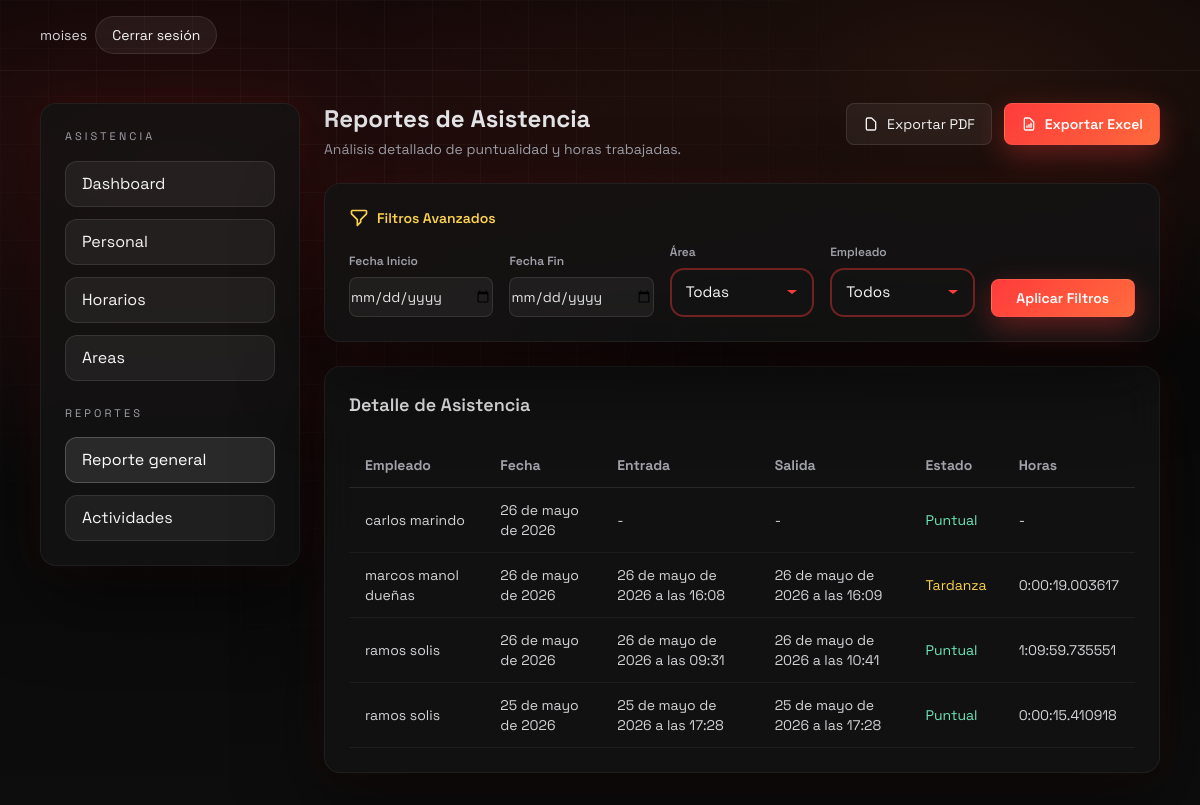
The app's page /asistencias/reporte/ (signed in), older data.
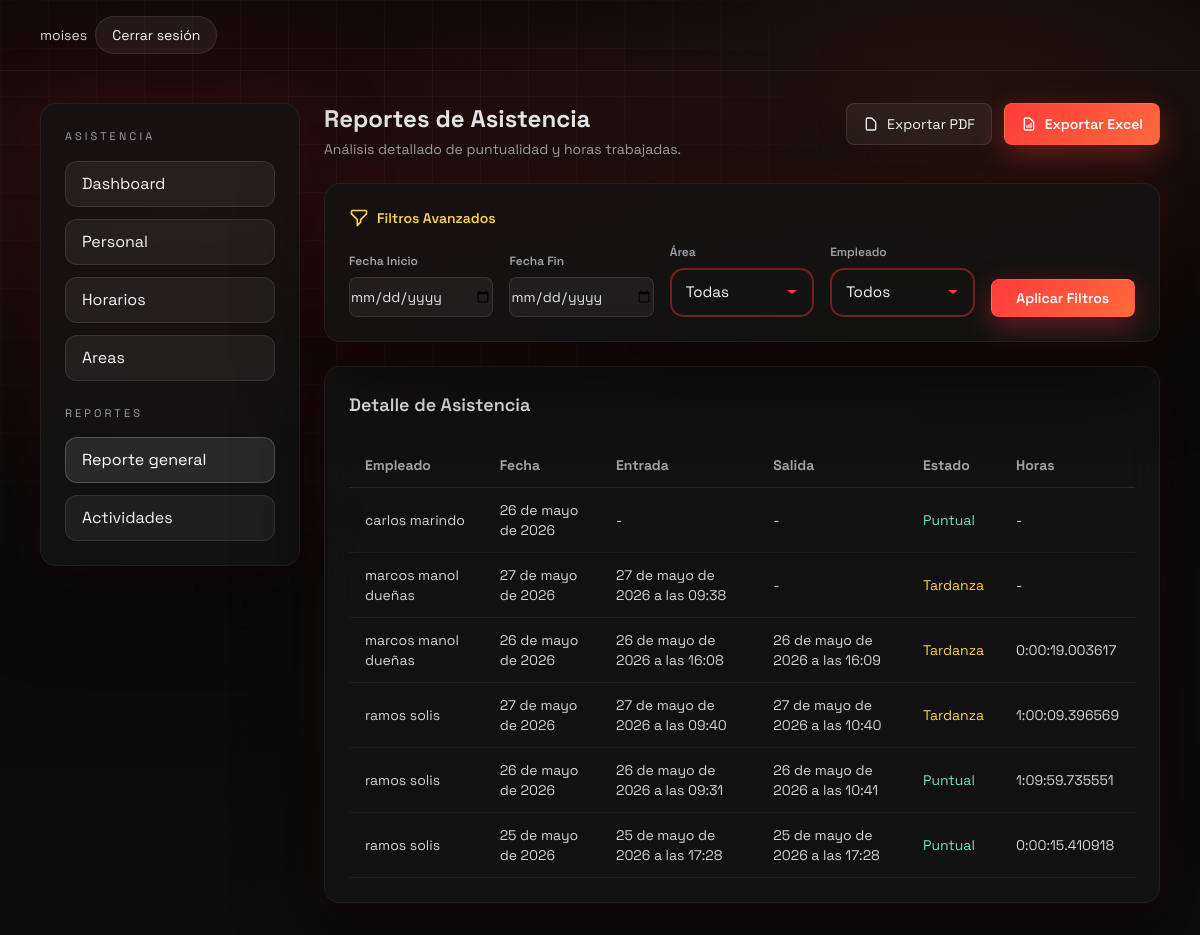
The same page, newer data.
### asistencia/models.py (models this page shows, shortened)
class CustomUser(AbstractUser):
    ROL_ADMIN = "admin"
    ROL_RRHH = "rrhh"
    ROL_SUPERVISOR = "supervisor"
    ROL_EMPLEADO = "empleado"
    ROL_PPHH = "pphh"
    ROLES = (
        (ROL_ADMIN, "Administrador"),
        (ROL_RRHH, "RRHH"),
        (ROL_SUPERVISOR, "Supervisor"),
        (ROL_EMPLEADO, "Empleado"),
        (ROL_PPHH, "Practicante (PP.HH.)"),
    )
    rol = models.CharField(max_length=20, choices=ROLES, default=ROL_EMPLEADO)
    dni = models.CharField(max_length=11, unique=True, verbose_name="DNI/CE")
    supervisor = models.ForeignKey(
        'self',
        on_delete=models.SET_NULL,
        null=True,
        blank=True,
        related_name='subordinados'
    )
    horario = models.ForeignKey(
        Horario,
        on_delete=models.SET_NULL,
        null=True,
        blank=True,
        related_name='empleados'
    )
    area = models.ForeignKey(
        Area,
        on_delete=models.SET_NULL,
        null=True,
        blank=True,
        related_name='empleados',
        verbose_name="Área de Práctica"
    )
    permite_remoto = models.BooleanField(default=False)
    codigo_qr = models.CharField(
        max_length=50,
        unique=True,
        editable=False,
        null=True,
        blank=True,
        help_text="Código QR único del empleado para validar asistencia"
    )

class RegistroAsistencia(models.Model):
    ESTADO_A_TIEMPO = "a_tiempo"
    ESTADO_TARDANZA = "tardanza"
    ESTADO_FALTA = "falta"
    ESTADO_PERMISO = "permiso"
    ESTADO_RECUPERACION = "recuperacion"
    ESTADOS = (
        (ESTADO_A_TIEMPO, "A tiempo"),
        (ESTADO_TARDANZA, "Tardanza"),
        (ESTADO_FALTA, "Falta"),
        (ESTADO_PERMISO, "Permiso"),
        (ESTADO_RECUPERACION, "Recuperación"),
    )
    empleado = models.ForeignKey(CustomUser, on_delete=models.CASCADE, related_name="registros")
    fecha = models.DateField()
    hora_entrada = models.DateTimeField(null=True, blank=True)
    hora_salida = models.DateTimeField(null=True, blank=True)
    inicio_almuerzo = models.DateTimeField(null=True, blank=True)
    fin_almuerzo = models.DateTimeField(null=True, blank=True)
    estado = models.CharField(max_length=20, choices=ESTADOS, default=ESTADO_A_TIEMPO)
    ip_registro = models.GenericIPAddressField(protocol="IPv4", null=True, blank=True)
    latitud_entrada = models.DecimalField(max_digits=9, decimal_places=6, null=True, blank=True)
    longitud_entrada = models.DecimalField(max_digits=9, decimal_places=6, null=True, blank=True)
    latitud_salida = models.DecimalField(max_digits=9, decimal_places=6, null=True, blank=True)
    longitud_salida = models.DecimalField(max_digits=9, decimal_places=6, null=True, blank=True)
    precisión_entrada = models.FloatField(null=True, blank=True, help_text="Precisión GPS en metros")
    precisión_salida = models.FloatField(null=True, blank=True, help_text="Precisión GPS en metros")
    horas_netas_trabajadas = models.DurationField(null=True, blank=True)
    actividad_diaria = models.TextField(null=True, blank=True, help_text="Resumen de lo que hizo el practicante hoy.")
    class Meta:
        unique_together = ("empleado", "fecha")
        ordering = ["-fecha"]

### asistencia/views.py (the view)
# urls.py: path("asistencias/reporte/", views.ReporteAsistenciasView.as_view(), name="reporte"),
class ReporteAsistenciasView(LoginRequiredMixin, TemplateView):
    template_name = "asistencia/reporte.html"
    def dispatch(self, request, *args, **kwargs):
        if request.user.rol not in [
            CustomUser.ROL_ADMIN,
            CustomUser.ROL_RRHH,
            CustomUser.ROL_SUPERVISOR,
        ]:
            return redirect(obtener_redirect_por_rol(request.user))
        return super().dispatch(request, *args, **kwargs)
    def get_context_data(self, **kwargs):
        context = super().get_context_data(**kwargs)
        registros = RegistroAsistencia.objects.all()
        fecha_inicio = self.request.GET.get('fecha_inicio')
        fecha_fin = self.request.GET.get('fecha_fin')
        empleado_id = self.request.GET.get('empleado')
        area_id = self.request.GET.get('area')
        if fecha_inicio:
            registros = registros.filter(fecha__gte=fecha_inicio)
        if fecha_fin:
            registros = registros.filter(fecha__lte=fecha_fin)
        if empleado_id:
            registros = registros.filter(empleado_id=empleado_id)
        if area_id:
            registros = registros.filter(empleado__area_id=area_id)
        context["registros"] = registros.order_by(
            "empleado__first_name",
            "empleado__last_name",
            "-fecha",
            "-hora_entrada",
        )
        context['empleados_list'] = CustomUser.objects.filter(rol=CustomUser.ROL_EMPLEADO, is_active=True).order_by('first_name', 'last_name')
        context['areas_list'] = Area.objects.all().order_by('nombre')
        return context

### asistencia/templates/asistencia/reporte.html (shortened to what this page needs)
{% extends "asistencia/base_admin.html" %}
{% block admin_content %}
<div class="space-y-6">
    <div class="flex flex-col md:flex-row md:items-start md:justify-between gap-4">
        <div>
            <h2 class="text-2xl font-bold text-zinc-200 mb-1">Reportes de Asistencia</h2>
            <p class="text-sm text-zinc-400">Análisis detallado de puntualidad y horas trabajadas.</p>
        </div>
        <div class="flex gap-3">
            <button class="btn-ghost px-4 py-2.5 rounded-lg text-sm flex items-center gap-2">
                <svg class="w-4 h-4" fill="none" stroke="currentColor" viewBox="0 0 24 24"><path stroke-linecap="round" stroke-linejoin="round" stroke-width="2" d="M7 21h10a2 2 0 002-2V9.414a1 1 0 00-.293-.707l-5.414-5.414A1 1 0 0012.586 3H7a2 2 0 00-2 2v14a2 2 0 002 2z"></path></svg>
                Exportar PDF
            </button>
            <a href="{% url 'exportar_reporte_excel' %}?{{ request.GET.urlencode }}" class="btn-neo px-4 py-2.5 rounded-lg text-sm flex items-center gap-2">
                <svg class="w-4 h-4" fill="none" stroke="currentColor" viewBox="0 0 24 24"><path stroke-linecap="round" stroke-linejoin="round" stroke-width="2" d="M9 17v-2m3 2v-4m3 4v-6m2 10H7a2 2 0 01-2-2V5a2 2 0 012-2h5.586a1 1 0 01.707.293l5.414 5.414a1 1 0 01.293.707V19a2 2 0 01-2 2z"></path></svg>
                Exportar Excel
            </a>
        </div>
    </div>
    <div class="glass rounded-2xl p-6 space-y-4 overflow-visible relative z-50">
        <div class="flex items-center gap-2 text-amber-300 font-semibold text-sm">
            <svg class="w-5 h-5" fill="none" stroke="currentColor" viewBox="0 0 24 24"><path stroke-linecap="round" stroke-linejoin="round" stroke-width="2" d="M3 4a1 1 0 011-1h16a1 1 0 011 1v2.586a1 1 0 01-.293.707l-6.414 6.414a1 1 0 00-.293.707V17l-4 4v-6.586a1 1 0 00-.293-.707L3.293 7.293A1 1 0 013 6.586V4z"></path></svg>
            Filtros Avanzados
        </div>
        <form method="GET" action="" class="grid grid-cols-1 md:grid-cols-5 gap-4 items-end">
            <div>
                <label class="block text-xs font-semibold text-zinc-400 mb-2">Fecha Inicio</label>
                <input type="date" name="fecha_inicio" class="w-full text-sm py-2 rounded-lg bg-white/5 border border-white/10 text-zinc-200" value="{{ request.GET.fecha_inicio }}">
            </div>
            <div>
                <label class="block text-xs font-semibold text-zinc-400 mb-2">Fecha Fin</label>
                <input type="date" name="fecha_fin" class="w-full text-sm py-2 rounded-lg bg-white/5 border border-white/10 text-zinc-200" value="{{ request.GET.fecha_fin }}">
            </div>
            <div>
                <label class="block text-xs font-semibold text-zinc-400 mb-2">Área</label>
            </div>
            <div>
                <label class="block text-xs font-semibold text-zinc-400 mb-2">Empleado</label>
            </div>
            <div>
                <button type="submit" class="w-full btn-neo py-2 rounded-lg text-sm font-semibold">
                    Aplicar Filtros
                </button>
            </div>
        </form>
    </div>
    <div class="glass rounded-2xl p-6">
        <h3 class="text-lg font-semibold text-zinc-200 mb-6">Detalle de Asistencia</h3>
        <div class="overflow-x-auto">
            <table class="w-full text-sm text-zinc-300">
                <thead>
                    <tr class="text-left text-zinc-400 border-b border-white/10">
                        <th class="py-3 px-4">Empleado</th>
                        <th class="py-3 px-4">Fecha</th>
                        <th class="py-3 px-4">Entrada</th>
                        <th class="py-3 px-4">Salida</th>
                        <th class="py-3 px-4">Estado</th>
                        <th class="py-3 px-4">Horas</th>
                    </tr>
                </thead>
                <tbody>
                    {% for registro in registros %}
                    <tr class="border-b border-white/5 hover:bg-white/5 transition">
                        <td class="py-3 px-4">{{ registro.empleado.get_full_name|default:registro.empleado.username }}</td>
                        <td class="py-3 px-4">{{ registro.fecha }}</td>
                        <td class="py-3 px-4">{{ registro.hora_entrada|default:"-" }}</td>
                        <td class="py-3 px-4">{{ registro.hora_salida|default:"-" }}</td>
                        <td class="py-3 px-4">
                            {% if registro.estado == "a_tiempo" %}
                                <span class="text-emerald-300">Puntual</span>
                            {% elif registro.estado == "tardanza" %}
                                <span class="text-amber-300">Tardanza</span>
                            {% else %}
                                <span class="text-rose-300">Falta</span>
                            {% endif %}
                        </td>
                        <td class="py-3 px-4">{{ registro.horas_netas_trabajadas|default:"-" }}</td>
                    </tr>
                    {% empty %}
                    <tr>
                        <td colspan="6" class="py-8 px-4 text-center text-zinc-500">
                            Sin registros disponibles
                        </td>
                    </tr>
                    {% endfor %}
                </tbody>
            </table>
        </div>
    </div>
</div>
{% endblock %}

### asistencia/templates/asistencia/base_admin.html (shortened to what this page needs)
{% extends "asistencia/base.html" %}
{% block content %}
<div class="grid lg:grid-cols-[260px_1fr] gap-6">
    <aside id="admin-sidebar" class="hidden lg:block glass rounded-2xl p-6 space-y-6 lg:sticky lg:top-6 h-fit transition-all duration-300">
        <div>
            <div class="text-[11px] uppercase tracking-[0.28em] text-zinc-400">Asistencia</div>
            <div class="mt-4 grid gap-3">
                {% if request.user.rol == 'admin' %}
                <a href="{% url 'admin_dashboard' %}" class="btn-ghost w-full px-4 py-2.5 rounded-xl text-left {% if request.path == '/admin-dashboard/' %}bg-white/10 text-white border-white/20{% endif %}">Dashboard</a>
                <a href="{% url 'panel_control' %}" class="btn-ghost w-full px-4 py-2.5 rounded-xl text-left {% if '/panel-control/' in request.path %}bg-white/10 text-white border-white/20{% endif %}">Personal</a>
                <a href="{% url 'horarios' %}" class="btn-ghost w-full px-4 py-2.5 rounded-xl text-left {% if '/horarios/' in request.path %}bg-white/10 text-white border-white/20{% endif %}">Horarios</a>
                <a href="{% url 'areas' %}" class="btn-ghost w-full px-4 py-2.5 rounded-xl text-left {% if '/areas/' in request.path %}bg-white/10 text-white border-white/20{% endif %}">Areas</a>
                {% else %}
                <a href="{% url 'panel_control' %}" class="btn-ghost w-full px-4 py-2.5 rounded-xl text-left {% if '/panel-control/' in request.path %}bg-white/10 text-white border-white/20{% endif %}">Personal</a>
                {% endif %}
            </div>
        </div>
        <div>
            <div class="text-[11px] uppercase tracking-[0.28em] text-zinc-400">Reportes</div>
            <div class="mt-4 grid gap-3">
                <a href="{% url 'reporte' %}" class="btn-ghost w-full px-4 py-2.5 rounded-xl text-left {% if '/reporte' in request.path %}bg-white/10 text-white border-white/20{% endif %}">Reporte general</a>
                <a href="{% url 'actividades_empleados' %}" class="btn-ghost w-full px-4 py-2.5 rounded-xl text-left {% if '/actividades/' in request.path %}bg-white/10 text-white border-white/20{% endif %}">Actividades</a>
            </div>
        </div>
    </aside>
    <section class="space-y-6 min-w-0">
        {% block admin_content %}{% endblock %}
    </section>
</div>
{% endblock %}

### asistencia/templates/asistencia/base.html (shortened to what this page needs)
<!DOCTYPE html>
<html lang="es">
<head>
    <script src="https://cdn.tailwindcss.com"></script>
</head>
<body>
    <div class="page-bg" aria-hidden="true"></div>
    <header class="relative z-10 border-b border-white/5">
        <div class="max-w-6xl mx-auto px-4 py-4 flex flex-wrap items-center justify-between gap-4">
            <div class="text-sm flex items-center gap-2">
                {% if user.is_authenticated %}
                <span class="hidden sm:inline-block text-zinc-300 truncate max-w-[150px]">{{ user.username }}</span>
                <form method="post" action="/logout/" class="inline m-0">
                    <button type="submit" class="btn-ghost px-3 sm:px-4 py-2 rounded-full text-xs sm:text-sm whitespace-nowrap">Cerrar sesión</button>
                </form>
                {% endif %}
            </div>
        </div>
    </header>
    <main class="relative z-10 {% block main_classes %}max-w-6xl mx-auto px-4 py-8{% endblock %}">
        {% block content %}{% endblock %}
    </main>
</body>
</html>

### asistencia/templates/asistencia/base.html (style rules this page uses)
:root { --bg: #050505; --bg-2: #0d0d0d; --panel: rgba(20, 20, 20, 0.78); --panel-border: rgba(255, 255, 255, 0.06); --glow: rgba(255, 35, 35, 0.45); --accent: #ff3b3b; --accent-2: #ff6b3d; --text: #f5f5f5; --muted: #a1a1aa; --text_main: #f5f5f5; --text_muted: #a1a1aa; --primary: #3b82f6; --primary_light: #eff6ff; --accent_green: #10b981; --accent_yellow: #f59e0b; --accent_red: #ef4444; --bg_light: #f3f4f6; }
body { font-family: "Space Grotesk", "Sora", sans-serif; color: var(--text); background: radial-gradient(1200px 600px at 15% 20%, rgba(255, 59, 59, 0.15), transparent 55%), radial-gradient(1000px 500px at 80% 10%, rgba(255, 107, 61, 0.12), transparent 60%), linear-gradient(180deg, var(--bg) 0%, var(--bg-2) 100%); min-height: 100vh; }
.page-bg { position: fixed; inset: 0; background-image: linear-gradient(rgba(255, 255, 255, 0.04) 1px, transparent 1px), linear-gradient(90deg, rgba(255, 255, 255, 0.04) 1px, transparent 1px); background-size: 48px 48px; mask-image: radial-gradient(circle at 30% 20%, black 0%, transparent 60%); pointer-events: none; z-index: 0; }
.glass { background: var(--panel); border: 1px solid var(--panel-border); box-shadow: 0 30px 80px rgba(0, 0, 0, 0.55), 0 0 40px rgba(255, 59, 59, 0.1); backdrop-filter: blur(18px); }
.btn-neo { background: linear-gradient(135deg, var(--accent), var(--accent-2)); color: #fff; font-weight: 600; border: 1px solid rgba(255, 255, 255, 0.08); box-shadow: 0 10px 30px rgba(255, 59, 59, 0.35); transition: transform 0.2s ease, box-shadow 0.2s ease, filter 0.2s ease; }
.btn-ghost { background: rgba(255, 255, 255, 0.06); border: 1px solid rgba(255, 255, 255, 0.1); color: var(--text); transition: border 0.2s ease, background 0.2s ease; }
.glass { background: var(--panel); border: 1px solid var(--panel-border); box-shadow: 0 30px 80px rgba(0,0,0,.55), 0 0 40px rgba(255,59,59,.1); backdrop-filter: blur(18px); overflow: visible !important; position: relative; z-index: 1; }

Row changes from the older to the newer data that the page shows:
added RegistroAsistencia: empleado.get_full_name "marcos manol dueñas", fecha "27 de mayo de 2026", hora_entrada "27 de mayo de 2026 a las 09:38", hora_salida "-", estado "Tardanza", horas_netas_trabajadas "-"
added RegistroAsistencia: empleado.get_full_name "ramos solis", fecha "27 de mayo de 2026", hora_entrada "27 de mayo de 2026 a las 09:40", hora_salida "27 de mayo de 2026 a las 10:40", estado "Tardanza", horas_netas_trabajadas "1:00:09.396569"
